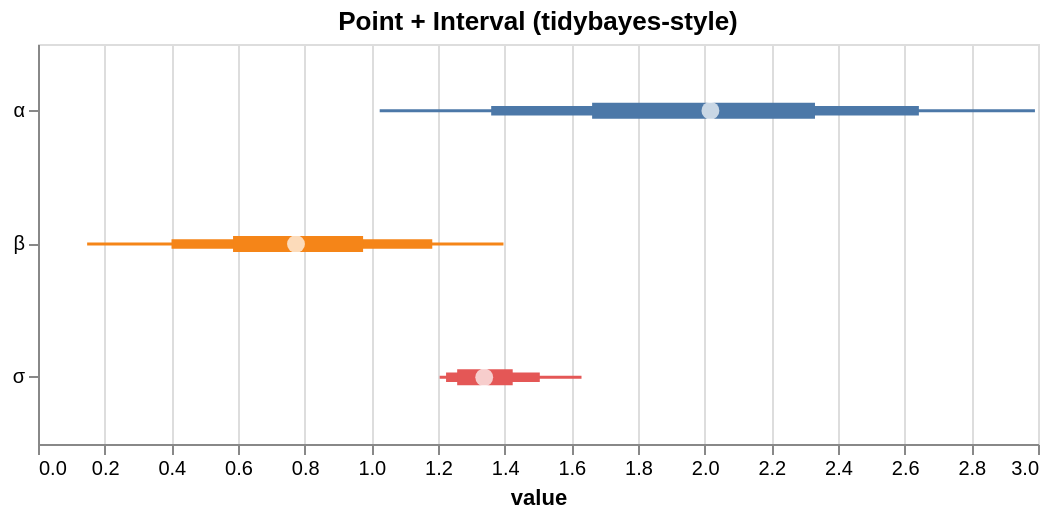

Vega-Lite specification stored for this chart:
### Vega-Lite specification from a JSON file in a GitHub repository (floating-point values rounded to 4 significant figures)
{"$schema": "https://vega.github.io/schema/vega-lite/v5.json", "height": 200, "layer": [{"encoding": {"x2": {"field": "hi_0_95_"}, "x": {"field": "lo_0_95_", "title": "value", "type": "quantitative"}, "color": {"field": "parameter", "type": "nominal", "legend": null}, "y": {"axis": {"title": null}, "field": "parameter", "type": "nominal"}}, "mark": {"strokeWidth": 1.5, "type": "rule"}}, {"encoding": {"x2": {"field": "hi_0_8_"}, "x": {"field": "lo_0_8_", "title": "value", "type": "quantitative"}, "color": {"field": "parameter", "type": "nominal", "legend": null}, "y": {"axis": {"title": null}, "field": "parameter", "type": "nominal"}}, "mark": {"strokeWidth": 4.75, "type": "rule"}}, {"encoding": {"x2": {"field": "hi_0_5_"}, "x": {"field": "lo_0_5_", "title": "value", "type": "quantitative"}, "color": {"field": "parameter", "type": "nominal", "legend": null}, "y": {"axis": {"title": null}, "field": "parameter", "type": "nominal"}}, "mark": {"strokeWidth": 8.0, "type": "rule"}}, {"encoding": {"x": {"field": "__point__", "type": "quantitative"}, "y": {"field": "parameter", "type": "nominal"}}, "mark": {"filled": true, "color": "white", "size": 80, "type": "point"}}], "data": {"values": [{"parameter": "α", "lo_0_95_": 1.025, "lo_0_8_": 1.36, "hi_0_8_": 2.643, "hi_0_5_": 2.331, "__point__": 2.017, "hi_0_95_": 2.991, "lo_0_5_": 1.662}, {"parameter": "β", "lo_0_95_": 0.1474, "lo_0_8_": 0.4006, "hi_0_8_": 1.183, "hi_0_5_": 0.9753, "__point__": 0.7739, "hi_0_95_": 1.396, "lo_0_5_": 0.5851}, {"parameter": "σ", "lo_0_95_": 1.205, "lo_0_8_": 1.224, "hi_0_8_": 1.505, "hi_0_5_": 1.424, "__point__": 1.339, "hi_0_95_": 1.631, "lo_0_5_": 1.258}]}, "title": "Point + Interval (tidybayes-style)", "width": 500}
